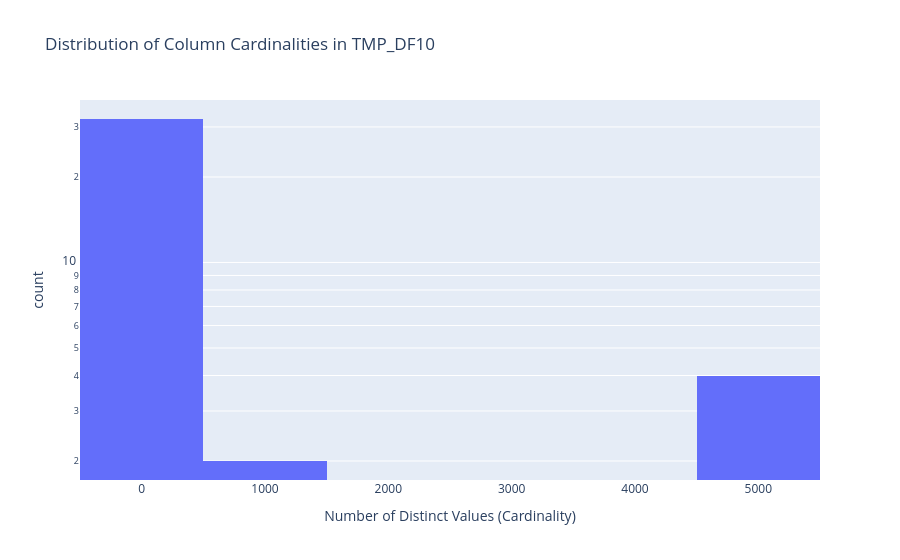

Notebook cell for this chart:
### Markdown cell above
### 7.3. Data Complexity: Cardinality Analysis

#### 7.3.1. Data & Methods

[Instructions for AI Agent]:

Describe the data from `phases/01_LegacyDB/outputs/metrics/TMP_DF10_column_profiles.json` and define the concept of cardinality.

[Content to Include]:

- Define cardinality as the number of unique values in a column.
- Explain that this analysis helps distinguish between identifier columns (high cardinality) and categorical or flag columns (low cardinality).

### Code cell
display_header("Column Cardinality Distribution")

if column_profiles_df is not None and not column_profiles_df.empty:
    # Create a full column identifier
    df = column_profiles_df.copy()
    df["full_column_name"] = df["tablename"] + "." + df["column_name"]

    # Display tables of highest and lowest cardinality columns
    display(Markdown("**Columns with Highest Cardinality (Most Unique)**"))
    display(
        df.nlargest(10, "distinct_values_estimate")[
            ["full_column_name", "distinct_values_estimate"]
        ]
    )

    display(Markdown("**Columns with Lowest Cardinality (Least Unique)**"))
    display(
        df[df["distinct_values_estimate"] > 1].nsmallest(
            10, "distinct_values_estimate"
        )[["full_column_name", "distinct_values_estimate"]]
    )

    # Create a histogram of cardinalities to see the distribution
    fig = px.histogram(
        df,
        x="distinct_values_estimate",
        log_y=True,
        title=f"Distribution of Column Cardinalities in {DATABASE_NAME}",
        labels={"distinct_values_estimate": "Number of Distinct Values (Cardinality)"},
    )
    fig.show()
else:
    print("No column profile data available.")

### Figure 1 — Plotly figure (JSON) as saved in the notebook; plotly's stock layout.template omitted (floating-point values rounded to 4 significant figures)
{"data": [{"bingroup": "x", "hovertemplate": "Number of Distinct Values (Cardinality)=%{x}<br>count=%{y}<extra></extra>", "legendgroup": "", "marker": {"color": "#636efa", "pattern": {"shape": ""}}, "name": "", "orientation": "v", "showlegend": false, "type": "histogram", "x": [-1.0, -1.0, 5050.0, 96.0, 78.0, 2.0, -1.0, 197.0, 190.0, 142.0, -0.124, -0.1432, -1.0, -0.5929, -0.5795, -0.8703, -1.0, -0.9907, -1.0, 7.0, 22.0, 125.0, 4997.0, 933.0, 2.0, -1.0, -1.0, -1.0, 5052.0, 80.0, 51.0, 2.0, -0.988, -1.0, 5038.0, 562.0, 21.0, 2.0], "xaxis": "x", "yaxis": "y"}], "layout": {"barmode": "relative", "legend": {"tracegroupgap": 0}, "title": {"text": "Distribution of Column Cardinalities in TMP_DF10"}, "xaxis": {"anchor": "y", "domain": [0, 1], "title": {"text": "Number of Distinct Values (Cardinality)"}}, "yaxis": {"anchor": "x", "domain": [0, 1], "title": {"text": "count"}, "type": "log"}}}
